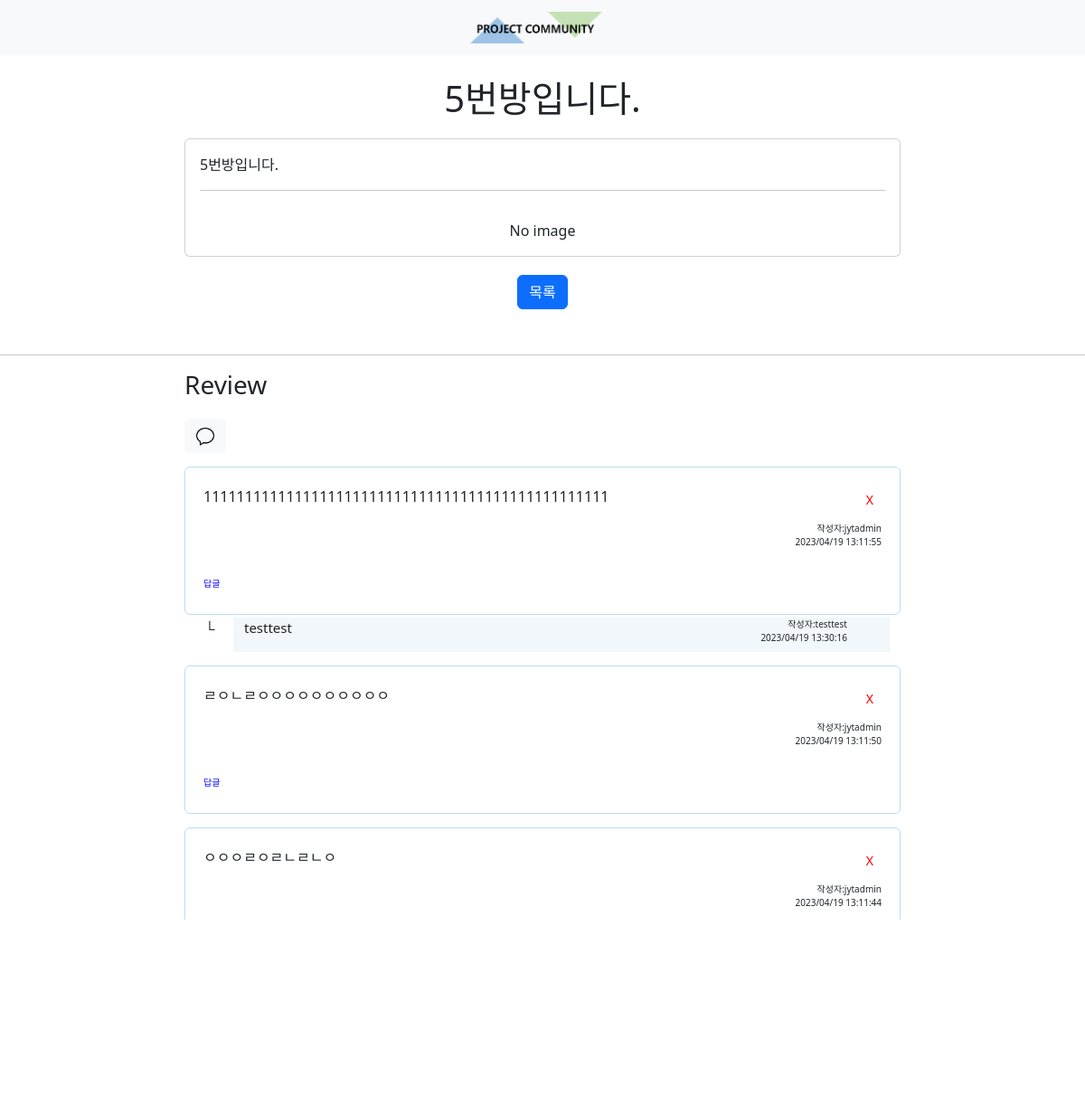
Page /detail_room/22/ (signed in) on the committed database.
### chatapp/models.py (models this page shows, shortened)
class Room(models.Model):
    room_title = models.CharField(null=False, max_length=30)
    room_content = models.CharField(null=False, max_length=2000)
    room_image1 = models.ImageField(null=True, upload_to=image_path)
    room_image2 = models.ImageField(null=True, upload_to=image_path)
    room_image3 = models.ImageField(null=True, upload_to=image_path)
    room_creater = models.CharField(null=False, max_length=100)
    room_date = models.CharField(null=True, max_length=100)
    room_view = models.IntegerField(null=False, default=0)
    room_like = models.IntegerField(null=False, default=0)

class Review(models.Model):
    review_room =  models.IntegerField(null=False)
    review_content = models.CharField(null=False, max_length=2000)
    review_creater = models.CharField(null=False, max_length=100)
    review_date = models.CharField(null=True, max_length=100)

class ReReview(models.Model):
    review_room = models.IntegerField(null=False)
    review_id = models.IntegerField(null=False)
    review_content = models.CharField(null=False, max_length=2000)
    review_creater = models.CharField(null=False, max_length=100)
    review_date = models.CharField(null=True, max_length=100)

### chatapp/views/room_views.py (the view)
# urls.py: path('detail_room/<int:pk>/', room_views.detail_room, name='detail_room'),
@login_required
def detail_room(request, pk):
    room_info = Room.objects.get(id=pk)
    view_plus = room_info.room_view + 1
    room_info.room_view = view_plus
    room_info.save()
    img = [room_info.room_image1, room_info.room_image2, room_info.room_image3]
    img_count = [x for x in img if x!='']
    try:
        review_info = Review.objects.filter(review_room=pk).order_by('-review_date')
    except:
        review_info = ''
    rereview_list = []
    if review_info != '':
        for re in review_info:
            try:
                rereview_list.append(ReReview.objects.filter(review_room=pk, review_id=re.id).order_by('-review_date'))
            except:
                rereview_list.append('')
    context = {"room":room_info, "img_count":len(img_count) ,"review":review_info, "rereview":rereview_list, "user":str(request.user)}
    return render(request,'chatapp/detail_room.html', context=context)

### chatapp/templates/chatapp/detail_room.html (shortened to what this page needs)
{% extends "base.html" %}
{% load static %}
{% block content %}
<br>
<div class="row justify-content-center">
    <h1 style="text-align: center; margin-bottom: 20px;">{{room.room_title}}</h1>
    <div class="col-8">
        <div class="card">
            <div class="card-body">
                <p class="card-text">{{room.room_content}}
                </p>
                <hr width ="100%" size = "3">
            </div>
                <div id="carouselExampleDark" class="carousel carousel-dark slide" data-interval="false">
                    <div class="carousel-inner" id="slideinner">
                        {% if room.room_image1 != '' %}
                        <div class="carousel-item active">
                            <img src="{{room.room_image1.url}}" class="d-block w-30" alt="..." style="margin:auto">
                        </div>
                        {% else %}
                        <p style="text-align: center;">No image</p>
                        {% endif %}
                    </div>
              </div>
        </div>
    </div>
    <br>
    <div style="text-align: center; margin-top: 20px;">
        <a href="/room_list/" class="btn btn-primary ">목록</a>
    </div>
</div>
<div class="row justify-content-center">
    <div style="height: 50px;"></div>
    <hr width ="100%" size = "3">
    <h3 class="col-8" style="text-align: left; margin-bottom: 20px;"> Review </h3>
    <div class="col-8">
        <button type="button" class="btn btn-light" style="margin:left;" data-bs-toggle="collapse"
                data-bs-target="#collapseWidthExample" aria-expanded="false" aria-controls="collapseWidthExample">
            <img width="20px" height="20px" src="{% static 'chatapp/img/review_icon.png' %}">
        </button>
    </div>
    <div class="col-8">
        {% if review %}
            {% for n in review %}
                <div class="card" style="border-color: rgb(184, 222, 240); margin-top: 15px; padding: 20px; padding-bottom: 0;">
                    <div style="width:100%; float:left">
                        <p class="card-text">{{n.review_content}}
                            {% if n.review_creater == user %}
                            <a href="/delete_review/{{room.id}}/{{n.id}}" class="btn btn-sm"
                                    style="color:red; float: right;">X</a>
                            {% endif %}
                        </p>
                        <p class="card-text text-end" style="font-size:10px;">작성자:{{n.review_creater}}
                        <br> {{n.review_date}}</p>
                    </div>
                    <br>
                    <div>
                        <span type="button" style="margin:left; color:blue; font-size: 10px;" data-bs-toggle="collapse"
                            data-bs-target="#collapse{{n.id}}" aria-expanded="false" aria-controls="collapseWidthExample2">
                            답글
                        </span>
                    </div>
                    <br>
                </div>
                {% for v in rereview %}
                    {% for m in v %}
                    {% if m.review_id == n.id %}
                    <div class="row" style="width:100%; margin-top: 3px;">
                        <div class="col-1" style="float:left; text-align: right;">└ &nbsp;</div>
                        <div class="col-11" style="float:left; background: rgb(241, 247, 250);">
                            <p class="card-text text-start" style="font-size:15px; width: 70%; float: left; word-break:break-all;">
                                {{m.review_content}}
                            </p>
                            <p class="card-text text-end" style="font-size:10px; width: 25%; float: left;">작성자:{{m.review_creater}} <br> {{m.review_date}}</p>
                        </div>
                    </div>
                    {% endif %}
                    {% endfor %}
                {% endfor %}
            {% endfor %}
        {% else %}
        <hr width ="100%" size = "3">
        <div height="150px">
            <p style="text-align: center;">Have no review</p>
        </div>
        {% endif %}
        <br>
    </div>
    <hr width ="100%" size = "3">
</div>
{% if room.room_creater == user %}
<div class="row justify-content-center">
    <a href="/modify_room/{{room.id}}/" style="color:white; margin: 3px 0 10px 0;" class="btn btn-primary col-6">Modify</a>
</div>
<div class="row justify-content-center">
    <a href="/delete_room/{{room.id}}/" style="color:white; margin: 3px 0 10px 0;" class="btn btn-danger col-6">Delete</a>
</div>
{% endif %}
</body>
</html>
{% endblock %}

### rows in the picture
Room: room_title "5번방입니다.", room_content "5번방입니다."
Review: review_content "1111111111111111111111111111111111111111111111111", review_creater "jytadmin", review_date "2023/04/19 13:11:55"
ReReview: review_content "testtest", review_creater "testtest", review_date "2023/04/19 13:30:16"
Review: review_content "ㄹㅇㄴㄹㅇㅇㅇㅇㅇㅇㅇㅇㅇㅇ", review_creater "jytadmin", review_date "2023/04/19 13:11:50"
Review: review_content "ㅇㅇㅇㄹㅇㄹㄴㄹㄴㅇ", review_creater "jytadmin", review_date "2023/04/19 13:11:44"
